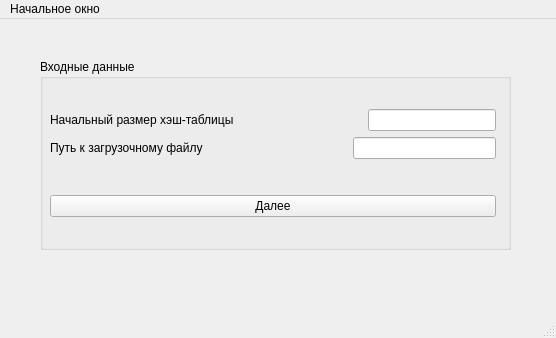
<?xml version="1.0" encoding="UTF-8"?>
<ui version="4.0">
 <class>MainWindow</class>
 <widget class="QMainWindow" name="MainWindow">
  <property name="geometry">
   <rect>
    <x>0</x>
    <y>0</y>
    <width>556</width>
    <height>338</height>
   </rect>
  </property>
  <property name="windowTitle">
   <string>MainWindow</string>
  </property>
  <widget class="QWidget" name="centralwidget">
   <widget class="QGroupBox" name="groupBox">
    <property name="geometry">
     <rect>
      <x>40</x>
      <y>40</y>
      <width>471</width>
      <height>191</height>
     </rect>
    </property>
    <property name="title">
     <string>Входные данные</string>
    </property>
    <widget class="QWidget" name="layoutWidget">
     <property name="geometry">
      <rect>
       <x>10</x>
       <y>40</y>
       <width>446</width>
       <height>130</height>
      </rect>
     </property>
     <layout class="QVBoxLayout" name="verticalLayout_2">
      <item>
       <layout class="QVBoxLayout" name="verticalLayout">
        <item>
         <layout class="QHBoxLayout" name="horizontalLayout">
          <item>
           <widget class="QLabel" name="label">
            <property name="text">
             <string>Начальный размер хэш-таблицы</string>
            </property>
           </widget>
          </item>
          <item>
           <spacer name="horizontalSpacer">
            <property name="orientation">
             <enum>Qt::Horizontal</enum>
            </property>
            <property name="sizeHint" stdset="0">
             <size>
              <width>30</width>
              <height>20</height>
             </size>
            </property>
           </spacer>
          </item>
          <item>
           <widget class="QLineEdit" name="hashtable_size"/>
          </item>
         </layout>
        </item>
        <item>
         <layout class="QHBoxLayout" name="horizontalLayout_2">
          <item>
           <widget class="QLabel" name="label_2">
            <property name="text">
             <string>Путь к загрузочному файлу</string>
            </property>
           </widget>
          </item>
          <item>
           <spacer name="horizontalSpacer_2">
            <property name="orientation">
             <enum>Qt::Horizontal</enum>
            </property>
            <property name="sizeHint" stdset="0">
             <size>
              <width>40</width>
              <height>20</height>
             </size>
            </property>
           </spacer>
          </item>
          <item>
           <widget class="QLineEdit" name="link"/>
          </item>
         </layout>
        </item>
       </layout>
      </item>
      <item>
       <spacer name="horizontalSpacer_3">
        <property name="orientation">
         <enum>Qt::Horizontal</enum>
        </property>
        <property name="sizeHint" stdset="0">
         <size>
          <width>40</width>
          <height>20</height>
         </size>
        </property>
       </spacer>
      </item>
      <item>
       <widget class="QPushButton" name="pushButton">
        <property name="text">
         <string>Далее</string>
        </property>
       </widget>
      </item>
     </layout>
    </widget>
   </widget>
  </widget>
  <widget class="QStatusBar" name="statusbar"/>
  <widget class="QMenuBar" name="menubar">
   <property name="geometry">
    <rect>
     <x>0</x>
     <y>0</y>
     <width>556</width>
     <height>26</height>
    </rect>
   </property>
   <widget class="QMenu" name="menu">
    <property name="title">
     <string>Начальное окно</string>
    </property>
   </widget>
   <addaction name="menu"/>
  </widget>
 </widget>
 <resources/>
 <connections/>
</ui>
